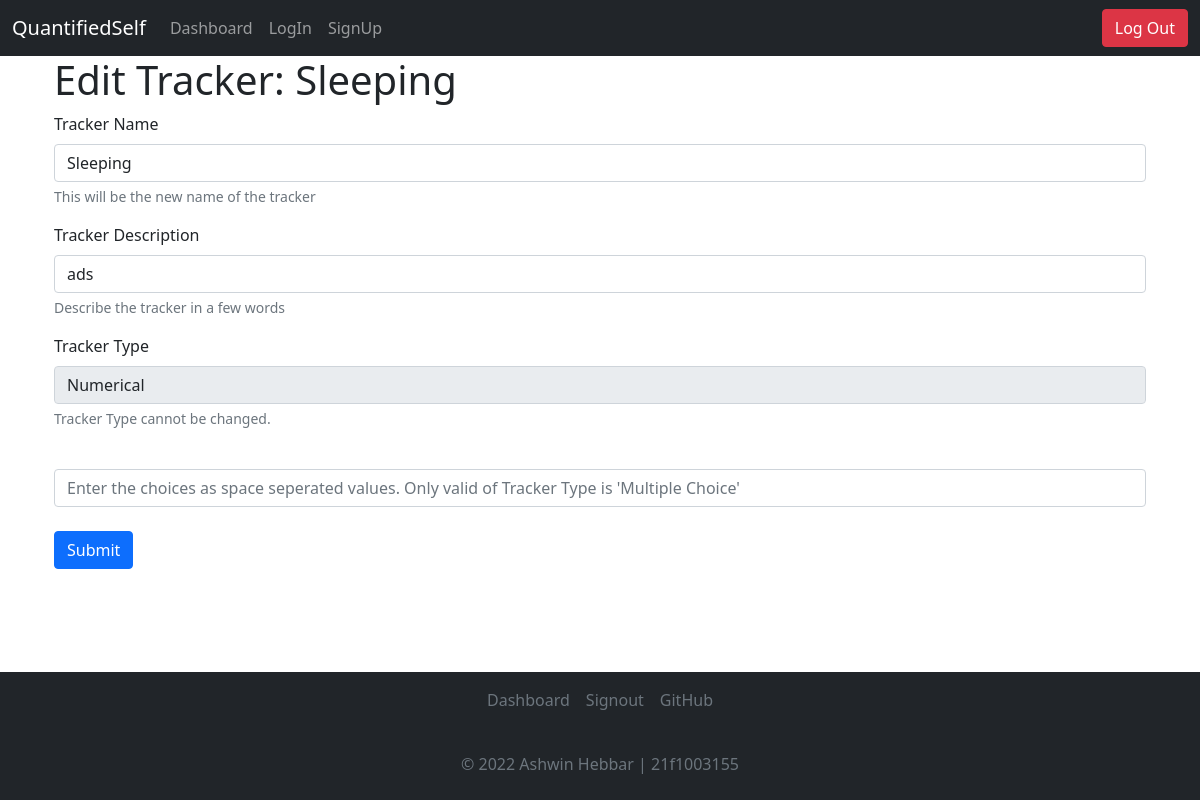
The page /dashboard/32/edit (signed in) on the database its author committed.
### application/models.py (models this page shows)
class Tracker(db.Model):
    __tablename__ = 'tracker'
    id = db.Column(db.Integer, autoincrement=True, primary_key=True)
    userid = db.Column(db.Integer, db.ForeignKey("user.id"))
    name = db.Column(db.String, nullable=False)
    type = db.Column(db.Integer, nullable = False)
    choices = db.Column(db.String)
    details = db.Column(db.String)
    time = db.Column(db.String, nullable=False)

### controllers/trackerops.py (the view, shortened to what this page needs)
@app.route("/dashboard/<tid>/edit", methods=["GET", "POST"])
@login_required
def edit_tracker(tid):
    tracker = Tracker.query.filter_by(id=tid).first()
    if request.method == "GET":
        return render_template("edit_tracker.html", tracker=tracker, type = tracker_type(tracker.type))

### controllers/miscmethods.py (called while the page is built)
def tracker_type(n):
    n = int(n)
    if(n == 1):
        return "Numerical"
    elif(n == 2):
        return "Multiple Choice"
    elif(n == 3):
        return "Time Duration"
    elif(n == 4):
        return "Boolean"
    elif(n == 5):
        return "Nominal/Text"

### main.py (called while the page is built)
@login_manager.user_loader
def load_user(user_id):
  return User.query.get(int(user_id))

### templates/edit_tracker.html (shortened to what this page needs)
<!DOCTYPE html>
<html lang="en">
<head>
    <link href="https://cdn.jsdelivr.net/npm/bootstrap@5.1.3/dist/css/bootstrap.min.css" rel="stylesheet"
>
</head>
<body>
    <nav class="navbar navbar-expand-lg navbar-dark bg-dark">
        <div class="container-fluid">
            <a class="navbar-brand" href="#">QuantifiedSelf</a>
            <div class="collapse navbar-collapse">
                <ul class="navbar-nav me-auto mb-2 mb-lg-0">
                    <li class="nav-item">
                        <a class="nav-link" aria-current="page" href="/dashboard">Dashboard</a>
                    </li>
                    <li class="nav-item">
                        <a class="nav-link" href="/login">LogIn</a>
                    </li>
                    <li class="nav-item">
                        <a class="nav-link" href="/signup">SignUp</a>
                    </li>
                </ul>
            </div>
            <button type="button" onclick="document.location='/logout'" class="btn btn-danger">Log Out</button>
        </div>
    </nav>
    <div class="container d-flex h-100">
        <div class="container flex-column align-items-center h-100">
            <h1>Edit Tracker: {{tracker.name}}</h1>
            <form method="POST">
                <div class="mb-3">
                    <label for="Trackername" class="form-label">Tracker Name</label>
                    <input type="text" class="form-control" id="tname" name="tname" aria-describedby="tnamehelp"
                        required="true" value = "{{tracker.name}}">
                    <div id="tnamehelp" class="form-text">This will be the new name of the tracker</div>
                </div>
                <div class="mb-3">
                    <label for="Tracker Description" class="form-label">Tracker Description</label>
                    <input type="text" class="form-control" id="tdet" name="tdet" aria-describedby="tdethelp" value = "{{tracker.details}}">
                    <div id="tdethelp" class="form-text">Describe the tracker in a few words</div>
                </div>
                <div class="mb-3">
                    <label for="Tracker Description" class="form-label">Tracker Type</label>
                    <input type="text" class="form-control" id="tdet" name="tdet" aria-describedby="tdethelp" value = "{{type}}" disabled>
                    <div id="tdethelp" class="form-text">Tracker Type cannot be changed.</div>
                </div>
                <br>
                <input type="text" class="form-control" id="mulcho" name="mulcho"
                    placeholder="Enter the choices as space seperated values. Only valid of Tracker Type is 'Multiple Choice'">
                <br>
                <button type="submit" class="btn btn-primary">Submit</button>
        </div>
        <br>
        <div class="navbar fixed-bottom bg-dark d-flex flex-column">
            <footer class="py- my-0" style="bottom: 0; width: 100%;">
                <ul class="nav d-flex justify-content-center pb-3 mb-3 align-items-center justify-content-center ">
                    <li class="nav-item"></li><a href="/dashboard" class="nav-link px-2 text-muted">Dashboard</a></li>
                    <li class="nav-item"><a href="/signout" class="nav-link px-2 text-muted">Signout</a></li>
                    <li class="nav-item"><a href="https://github.com/AshwinHebbar314/QuantifiedSelf"
                            class="nav-link px-2 text-muted">GitHub</a></li>
                </ul>
                <p class="text-center text-muted">&copy; 2022 Ashwin Hebbar | 21f1003155</p>
            </footer>
        </div>
</body>
</html>

### rows shown on the page
Tracker: name "Sleeping", tname "Sleeping", tdet "ads"
